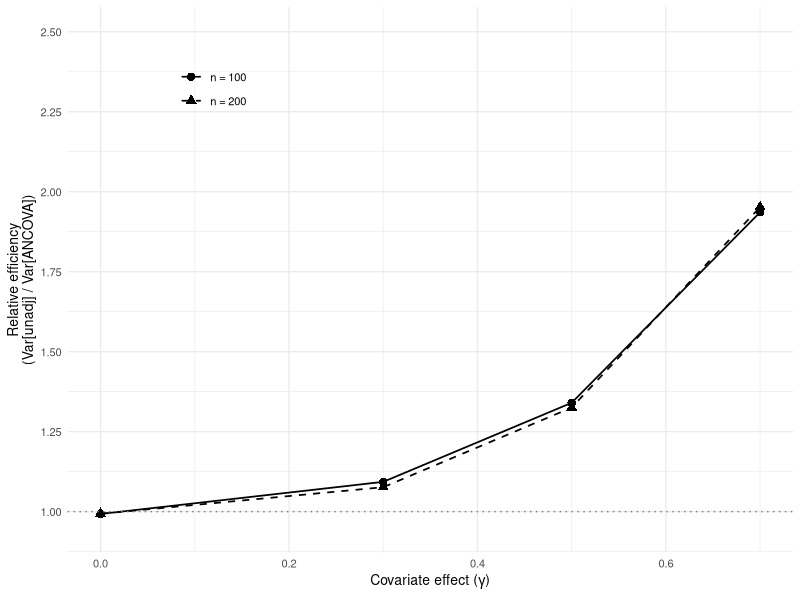
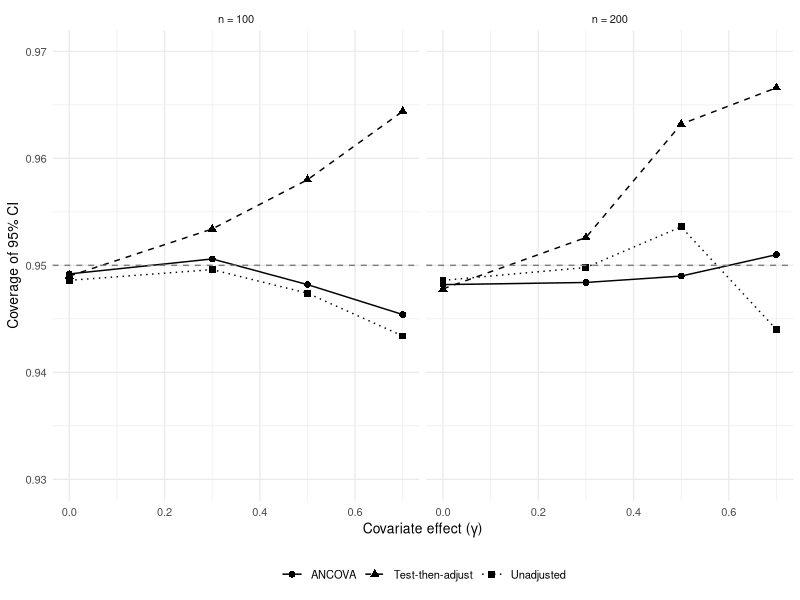

Reproduce these figures in R, in order.
## ---- chunk 1
rm(list = ls())
options(
  knitr.kable.NA = "",
  dplyr.print_max = 1e9,
  knitr.table.format = "latex"
)
library(knitr)
library(kableExtra)
library(tidyverse)

opts_chunk$set(
  warning = FALSE, message = FALSE, echo = FALSE,
  fig.width = 5, fig.height = 3.5,
  results = "asis", dev = "pdf"
)
options(scipen = 1, digits = 3)
set.seed(20260305)
## ---- chunk 2
params <- tibble(
  Parameter = c(
    'Sample size ($n$)',
    'Treatment effect ($\\tau$)',
    'Covariate effect ($\\gamma$)',
    'Residual variance ($\\sigma^2$)',
    'Number of replications ($B$)'
  ),
  Values = c(
    '100, 200',
    '0.3',
    '0, 0.3, 0.5, 0.7',
    '$1 - \\gamma^2$',
    '5000'
  )
)
kable(
  params,
  format = "latex", booktabs = TRUE, escape = FALSE,
  caption = "Simulation parameters."
) |>
  kable_styling(
    latex_options = "hold_position",
    font_size = 10
  )
## ---- chunk 3
run_sim <- function(n, gamma, tau = 0.3, B = 5000) {
  results <- matrix(NA, nrow = B, ncol = 9)
  colnames(results) <- c(
    "est_unadj", "se_unadj", "p_unadj",
    "est_ancova", "se_ancova", "p_ancova",
    "est_tta", "se_tta", "p_tta"
  )
  sigma <- sqrt(1 - gamma^2)

  for (b in seq_len(B)) {
    z <- rep(0:1, each = n / 2)
    x <- rnorm(n)
    y <- tau * z + gamma * x + rnorm(n, 0, sigma)

    fit_unadj <- lm(y ~ z)
    su <- summary(fit_unadj)$coefficients
    results[b, 1] <- su["z", "Estimate"]
    results[b, 2] <- su["z", "Std. Error"]
    results[b, 3] <- su["z", "Pr(>|t|)"]

    fit_ancova <- lm(y ~ z + x)
    sa <- summary(fit_ancova)$coefficients
    results[b, 4] <- sa["z", "Estimate"]
    results[b, 5] <- sa["z", "Std. Error"]
    results[b, 6] <- sa["z", "Pr(>|t|)"]

    p_balance <- t.test(x ~ z)$p.value
    if (p_balance < 0.10) {
      results[b, 7] <- sa["z", "Estimate"]
      results[b, 8] <- sa["z", "Std. Error"]
      results[b, 9] <- sa["z", "Pr(>|t|)"]
    } else {
      results[b, 7] <- su["z", "Estimate"]
      results[b, 8] <- su["z", "Std. Error"]
      results[b, 9] <- su["z", "Pr(>|t|)"]
    }
  }

  res <- as.data.frame(results)
  tibble(
    n = n, gamma = gamma,
    strategy = c("Unadjusted", "ANCOVA",
                 "Test-then-adjust"),
    bias = c(
      mean(res$est_unadj) - tau,
      mean(res$est_ancova) - tau,
      mean(res$est_tta) - tau
    ),
    emp_se = c(
      sd(res$est_unadj),
      sd(res$est_ancova),
      sd(res$est_tta)
    ),
    mean_se = c(
      mean(res$se_unadj),
      mean(res$se_ancova),
      mean(res$se_tta)
    ),
    coverage = c(
      mean(abs(res$est_unadj - tau) <
             1.96 * res$se_unadj),
      mean(abs(res$est_ancova - tau) <
             1.96 * res$se_ancova),
      mean(abs(res$est_tta - tau) <
             1.96 * res$se_tta)
    ),
    power = c(
      mean(res$p_unadj < 0.05),
      mean(res$p_ancova < 0.05),
      mean(res$p_tta < 0.05)
    )
  )
}

gammas <- c(0, 0.3, 0.5, 0.7)
ns <- c(100, 200)
scenarios <- expand.grid(n = ns, gamma = gammas)

sim_results <- purrr::pmap_dfr(
  scenarios,
  function(n, gamma) run_sim(n = n, gamma = gamma)
)
## ---- chunk 4
sim_results |>
  mutate(
    across(c(bias, emp_se, mean_se), ~round(., 4)),
    coverage = round(coverage, 3),
    power = round(power, 3)
  ) |>
  kable(
    format = "latex", booktabs = TRUE,
    caption = paste(
      "Simulation results across analysis",
      "strategies and covariate strengths."
    ),
    col.names = c(
      "$n$", "$\\gamma$", "Strategy",
      "Bias", "Emp. SE", "Mean SE",
      "Coverage", "Power"
    ),
    escape = FALSE,
    linesep = c("", "", "\\addlinespace")
  ) |>
  kable_styling(
    latex_options = c("hold_position", "scale_down"),
    font_size = 9
  )
## ---- chunk 5
eff_data <- sim_results |>
  select(n, gamma, strategy, emp_se) |>
  pivot_wider(
    names_from = strategy, values_from = emp_se
  ) |>
  mutate(
    rel_eff = Unadjusted^2 / ANCOVA^2,
    n_label = paste0("n = ", n)
  )

ggplot(eff_data, aes(x = gamma, y = rel_eff,
                     linetype = n_label,
                     shape = n_label)) +
  geom_line(linewidth = 0.6) +
  geom_point(size = 2.5) +
  geom_hline(yintercept = 1, linetype = "dotted",
             color = "grey50") +
  scale_y_continuous(
    breaks = seq(1, 2.5, 0.25),
    limits = c(0.95, 2.5)
  ) +
  scale_linetype_manual(values = c("solid",
                                   "dashed")) +
  scale_shape_manual(values = c(16, 17)) +
  labs(
    x = expression(
      paste("Covariate effect (", gamma, ")")
    ),
    y = "Relative efficiency\n(Var[unadj] / Var[ANCOVA])",
    linetype = NULL, shape = NULL
  ) +
  theme_minimal(base_size = 10) +
  theme(legend.position = c(0.2, 0.85))
## ---- chunk 6
sim_results |>
  mutate(n_label = paste0("n = ", n)) |>
  ggplot(aes(x = gamma, y = coverage,
             linetype = strategy,
             shape = strategy)) +
  geom_line(linewidth = 0.5) +
  geom_point(size = 2) +
  geom_hline(yintercept = 0.95, linetype = "dashed",
             color = "grey50") +
  facet_wrap(~n_label) +
  scale_linetype_manual(
    values = c("solid", "dashed", "dotted")
  ) +
  scale_shape_manual(values = c(16, 17, 15)) +
  labs(
    x = expression(
      paste("Covariate effect (", gamma, ")")
    ),
    y = "Coverage of 95% CI",
    linetype = NULL, shape = NULL
  ) +
  coord_cartesian(ylim = c(0.93, 0.97)) +
  theme_minimal(base_size = 10) +
  theme(legend.position = "bottom")
